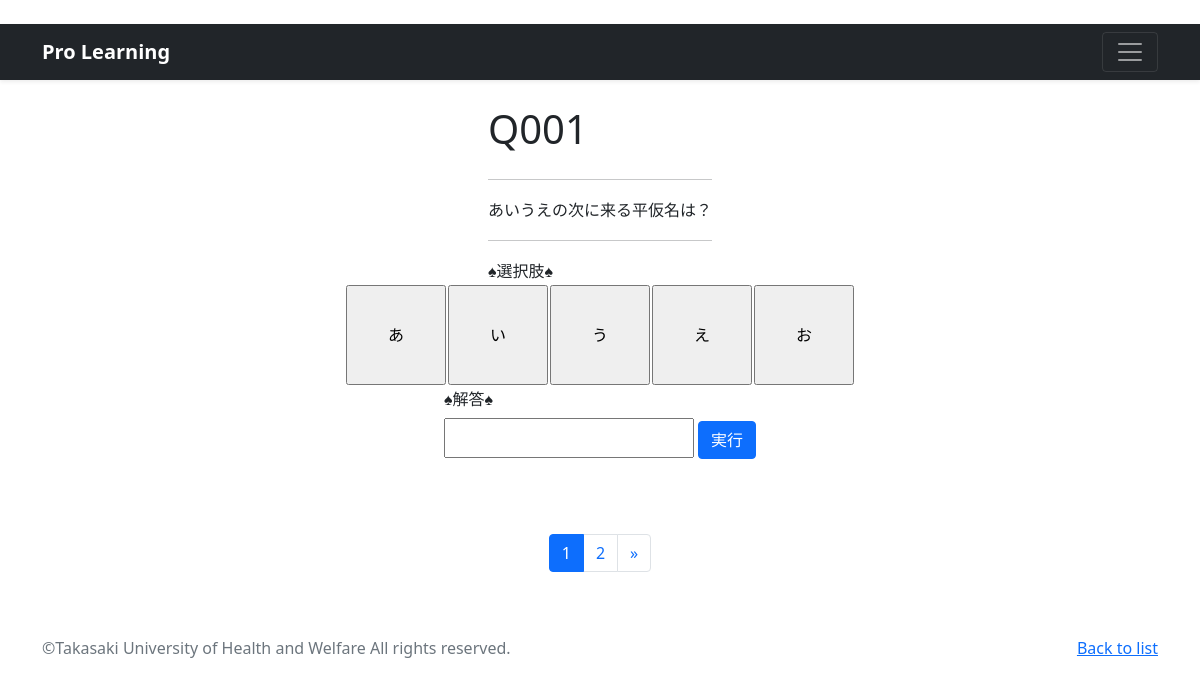
Screenshot of /Q-program/1/ with the database file from the repository.
### program/models.py (models this page shows, shortened)
class Q_knowledge(models.Model):
    CATEGORY = (('basic','基礎問題',),
                ('advanced','応用問題'))
    title = models.CharField(
        verbose_name='タイトル',
        max_length=200
        )
    question = models.TextField(
        verbose_name='問題文'
        )
    select1 = models.CharField(
        verbose_name='選択１',
        max_length=200
        )
    select2 = models.CharField(
        verbose_name='選択2',
        max_length=200
        )
    select3 = models.CharField(
        verbose_name='選択3',
        max_length=200
        )
    select4 = models.CharField(
        verbose_name='選択4',
        max_length=200
        )
    select5 = models.CharField(
        verbose_name='選択5',
        max_length=200
        )
    answer = models.CharField(
        verbose_name='答え',
        max_length=200
        )

### program/views.py (the view)
def Q_detail(request, pk):
    records = Q_knowledge.objects.order_by('title')
    paginator = Paginator(records, 1)
    page_number  = request.GET.get('page', pk)
    pages = paginator.page(page_number)
    return render(
        request, 'Q_pro.html', {'orderby_records': pages})

### program/templates/Q_pro.html (shortened to what this page needs)
{% load static %}
<!doctype html>
<html lang="ja">
  <head>
    <link href="https://cdn.jsdelivr.net/npm/bootstrap@5.0.2/dist/css/bootstrap.min.css"
          rel="stylesheet"
>
    </head>
  <body>
      {% for num in orderby_records.paginator.page_range %}
    <header>
      <div class="navbar navbar-dark bg-dark shadow-sm">
        <div class="container">
          <a href="{% url 'base:index' %}"
             class="navbar-brand d-flex align-items-center">
            <strong>Pro Learning</strong>
          </a>
          <button class="navbar-toggler"
                  type="button"
                  data-bs-toggle="collapse"
                  data-bs-target="#navbarHeader"
                  aria-controls="navbarHeader"
                  aria-expanded="false"
                  aria-label="Toggle navigation">
            <span class="navbar-toggler-icon"></span>
          </button>
        </div>
      </div>
    </header>
    <main>
    {% for record in orderby_records %}
      <form class="f1" name="form1">
        <table>
            <tr><td><br><h1>{{record.title}}</h1></td></tr>
            <tr><td><hr></td></tr>
            <td>{{record.question|linebreaksbr}}</td>
            <tr>
             <tr><td><hr></td></tr>
             <td>&spades;選択肢&spades;</td>
            </tr>
    </table>
    <table>
            <tr>
             <td><input id="button1" type="button" style="width:100px; height:100px;" name="fmsrc1" value="{{record.select1}}" onClick="addans1()"></td>
             <td><input id="button2" type="button" style="width:100px; height:100px;" name="fmsrc2" value="{{record.select2}}" onClick="addans2()"></td>
             <td><input id="button3" type="button" style="width:100px; height:100px;" name="fmsrc3" value="{{record.select3}}" onClick="addans3()"></td>
             <td><input id="button4" type="button" style="width:100px; height:100px;" name="fmsrc4" value="{{record.select4}}" onClick="addans4()"></td>
             <td><input id="button5" type="button" style="width:100px; height:100px;" name="fmsrc5" value="{{record.select5}}" onClick="addans5()"></td>
            </tr>
</table>
<table>
            <tr><td>&spades;解答&spades;</td></tr>
            <tr><td><input size="40" type="text" style="width:250px; height:40px;" name="fminp" id="ans" value="">
            <input type="button" value="実行" onClick="postans()" class="btn btn-primary my-2"></td></tr>
            <tr><td><input size="40" type="text" style="width:250px; height:40px;" name="fminp" id="answer" value="{{record.answer}}">
        </table>
      </form>
      <br><br>
      {% empty %}
      <p>the list is empty.</p>
      {% endfor %}
    </main>
    <p>{% include "pagination2.html" %}</p>
    <footer class="text-muted py-5">
      <div class="container">
        <p class="float-end mb-1">
          <a href="{% url 'program:Q_list' %}">Back to list</a>
        </p>
        <p class="mb-1">
          ©Takasaki University of Health and Welfare All rights reserved.</p>
      </div>
    </footer>
    {% endfor %}
  </body>
</html>

### program/templates/Q_pro.html (style rules this page uses)
.f1 table { margin: auto; position: relative; }

### rows the page displays
Q_knowledge: title "Q001", question "あいうえの次に来る平仮名は？", fmsrc1 "あ", fmsrc2 "い", fmsrc3 "う", fmsrc4 "え", fmsrc5 "お"

### other values shown
{{ num }} "1"
{{ num }} "2"
